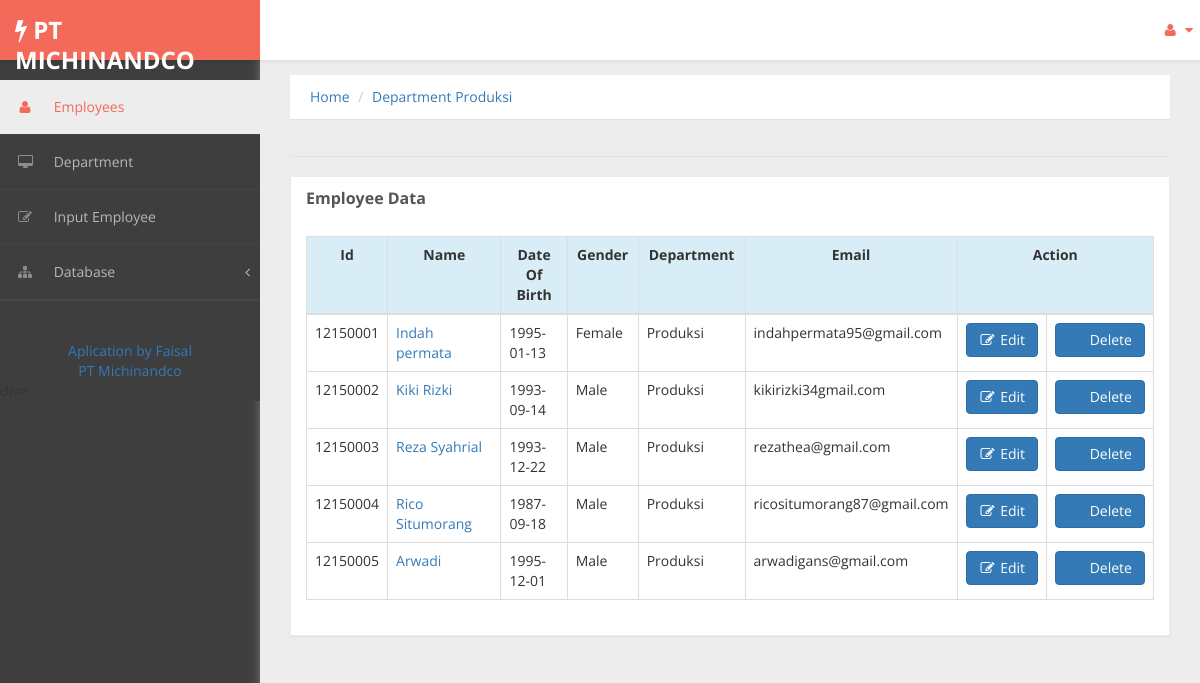
The page /menu/department_detail.php?departemen=Produksi on the database its author committed.
### tables this page shows
CREATE TABLE IF NOT EXISTS `pegawai` (
  `id` int(20) NOT NULL,
  `name` varchar(50) NOT NULL,
  `dateofbirth` date NOT NULL,
  `gender` varchar(10) NOT NULL,
  `departemen` varchar(50) NOT NULL,
  `email` varchar(40) NOT NULL,
  `addres` varchar(100) NOT NULL,
  `photo` varchar(50) DEFAULT NULL,
  PRIMARY KEY (`id`)
);

### menu/department_detail.php (the view, shortened to what this page needs)
<?php require_once('../Connections/koneksi.php'); ?>
<?php
if (!function_exists("GetSQLValueString")) {
function GetSQLValueString($theValue, $theType, $theDefinedValue = "", $theNotDefinedValue = "")
{
  $theValue = function_exists("mysql_real_escape_string") ? mysql_real_escape_string($theValue) : mysql_escape_string($theValue);
  switch ($theType) {
    case "text":
      $theValue = ($theValue != "") ? "'" . $theValue . "'" : "NULL";
      break;
  }
  return $theValue;
}
}
$colname_pegawai = "-1";
if (isset($_GET['departemen'])) {
  $colname_pegawai = $_GET['departemen'];
}
$query_pegawai = sprintf("SELECT * FROM pegawai WHERE departemen = %s", GetSQLValueString($colname_pegawai, "text"));
$pegawai = mysql_query($query_pegawai, $koneksi) or die(mysql_error());
$row_pegawai = mysql_fetch_assoc($pegawai);
?>
<!DOCTYPE html PUBLIC "-//W3C//DTD XHTML 1.0 Transitional//EN" "http://www.w3.org/TR/xhtml1/DTD/xhtml1-transitional.dtd">
<html xmlns="http://www.w3.org/1999/xhtml">
<head>
    <link href="../Bootstrap/css/bootstrap.css" rel="stylesheet" />
    <link href="../Bootstrap/css/font-awesome.css" rel="stylesheet" />
    <link href="../Bootstrap/js/morris/morris-0.4.3.min.css" rel="stylesheet" />
    <link href="../Bootstrap/css/custom-styles.css" rel="stylesheet" />
    <link rel="stylesheet" href="assets/js/Lightweight-Chart/cssCharts.css"></head>
<body>
 <div id="wrapper">
        <nav class="navbar navbar-default top-navbar" role="navigation">
            <div class="navbar-header">
                <a class="navbar-brand"><strong><i class="icon fa fa-bolt"></i> PT MICHINANDCO</strong></a>
            </div>
            <ul class="nav navbar-top-links navbar-right">
                <li class="dropdown">
                <li class="dropdown">
                    <a class="dropdown-toggle" data-toggle="dropdown" href="#" aria-expanded="false">
                        <i class="fa fa-user fa-fw"></i> <i class="fa fa-caret-down"></i>
                    </a>
                </li>
            </ul>
        </nav>
        <nav class="navbar-default navbar-side" role="navigation">
            <div class="sidebar-collapse">
                <ul class="nav" id="main-menu">
                    <li>
                        <a class="active-menu" href="../dashboard.php"><i class="fa fa-user"></i> Employees</a>
                    </li>
                    <li>
                        <a href="department.php"><i class="fa fa-desktop"></i> Department</a>
                    </li>
                    <li>
                        <a href="add_employee.php"><i class="fa fa-edit"></i> Input Employee</a>
                    </li>
					 <li>
                        <a href="#"><i class="fa fa-sitemap"></i> Database<span class="fa arrow"></span></a>
				  </li>
<li role="presentation" class="divider"></li>
		</ul>
		<center><div><a>Aplication by Faisal</a><br/><a >PT Michinandco</a></div></center>
</div>
        </nav>
        <div id="page-wrapper" >
        <div class="header">
						<ol class="breadcrumb">
					  <li ><a href="../dashboard.php">Home</a></li>
					  <li><a>Department <?php echo $row_pegawai['departemen']; ?></a></li>
					</ol>
		</div>
                 <div id="page-inner">
                    <div class="row">
                <div class="col-md-12">
                    <div class="panel panel-default">
                    </div>
                    <div class="row">
                <div class="col-md-12">
                    <div class="panel panel-default">
                        <div class="panel-heading">
                            Employee Data
                        </div>
                        <div class="panel-body">
                            <div class="table-responsive">
                                <table class="table table-bordered table-hover" class="table-responsive">
             <thead>
  <tr>
                 <td class="info" width="5%"><div align="center"><strong>Id</strong></div></td>
                 <td class="info" width="25%"><div align="center"><strong>Name</strong></div></td>
                 <td class="info" width="5%"><div align="center"><strong>Date Of Birth</strong></div></td>
                 <td class="info" width="5%"><div align="center"><strong>Gender</strong></div></td>
                 <td class="info" width="10%"><div align="center"><strong>Department</strong></div></td>
                 <td class="info" width="15%"><div align="center"><strong>Email</strong></div></td>
                 <td colspan="2" class="info" width="10%"><div align="center"><strong>Action</strong></div></td>
               </tr>
               </thead>
               <?php do { ?>
                 <tr>
                <td width="5%"><div align="center"><?php echo $row_pegawai['id']; ?></div></td>
                 <td width="15%"><div><a href="employee_detail.php?id=<?php echo $row_pegawai['id']; ?>"><?php echo $row_pegawai['name']; ?></div></td>
                 <td width="15%"><div><?php echo $row_pegawai['dateofbirth']; ?></div></td>
                 <td width="10%"><div><?php echo $row_pegawai['gender']; ?></div></td>
                 <td width="15%"><div><?php echo $row_pegawai['departemen']; ?></div></td>
                 <td width="15%"><div><?php echo $row_pegawai['email']; ?></div></td>
                 <td><center><a href="employee_edit.php?id=<?php echo $row_pegawai['id']; ?>" type="button" class="btn btn-primary"><i class="fa fa-fw fa-edit"></i> Edit</a></center></td>
                 <td><center><a href="delete_employee.php?id=<?php echo $row_pegawai['id']; ?>" onclick="return confirm('Are you sure to delete?')" type="button" class="btn btn-primary"><i class="fa fa-fw fa-trash"></i> Delete</a></center></td>
               </tr>
               <?php } while ($row_pegawai = mysql_fetch_assoc($pegawai)); ?>
             </table>
                            </div>
                        </div>
                </div>
            </div>
                        </div>
                  </div>
            </div>
        </div>
</body>
</html>

### rows shown on the page
pegawai: departemen "Produksi", id "12150001", name "Indah permata", dateofbirth "1995-01-13", gender "Female", email "indahpermata95@gmail.com"
pegawai: id "12150002", name "Kiki Rizki", dateofbirth "1993-09-14", gender "Male", departemen "Produksi", email "kikirizki34gmail.com"
pegawai: id "12150003", name "Reza Syahrial", dateofbirth "1993-12-22", gender "Male", departemen "Produksi", email "rezathea@gmail.com"
pegawai: id "12150004", name "Rico Situmorang", dateofbirth "1987-09-18", gender "Male", departemen "Produksi", email "ricositumorang87@gmail.com"
pegawai: id "12150005", name "Arwadi", dateofbirth "1995-12-01", gender "Male", departemen "Produksi", email "arwadigans@gmail.com"
